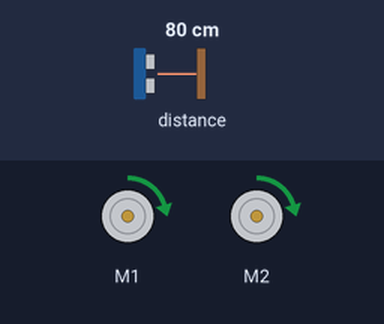
A sketch run on a simulated Arduino Leonardo, built with avr-gcc and run on an emulated ATmega32U4. On the bench: 2 × DC motor (green arrow = forward, orange = backward, longer = faster). Inputs (shaded band) come from the test bench; at power-on: distance to the obstacle 80 cm.

Above: at 0.2 s.
Timing chart, 0 to 1.7 s (numbered marks = the images above):
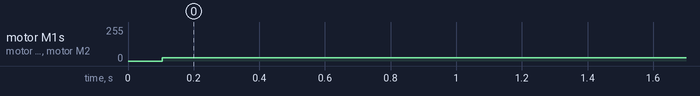

The sketch:

BlinkLEDs.ino
```cpp
#include <Wire.h>
#include <Zumo32U4.h>

Zumo32U4LCD lcd;
Zumo32U4LineSensors lineSensors;
Zumo32U4ProximitySensors proxSensors;
Zumo32U4Motors motors;

uint16_t lineSensorValues[5] = { 0, 0, 0, 0, 0 };

bool proxLeftActive;
bool proxFrontActive;
bool proxRightActive;

void setup() {
	lineSensors.initThreeSensors();
	proxSensors.initThreeSensors();
}

void loop() {
	static uint16_t lastSampleTime = 0;

	if ((uint16_t)(millis() - lastSampleTime) >= 100) {
		lastSampleTime = millis();

		// Send IR pulses and read the proximity sensors.
		proxSensors.read();

		// Just read the proximity sensors without sending pulses.
		proxLeftActive = proxSensors.readBasicLeft();
		proxFrontActive = proxSensors.readBasicFront();
		proxRightActive = proxSensors.readBasicRight();

	drive();
	}
}

void drive() {
	int left = proxSensors.countsLeftWithLeftLeds();
	int right = proxSensors.countsRightWithRightLeds();

	motors.setSpeeds((left * left * 10) + 40, (right * right * 10 + (right * 4)) + 40);
}
```

Measured:
- by itself, motor M1, motor M2: stopped → forward 25/255 at 0.10 s
